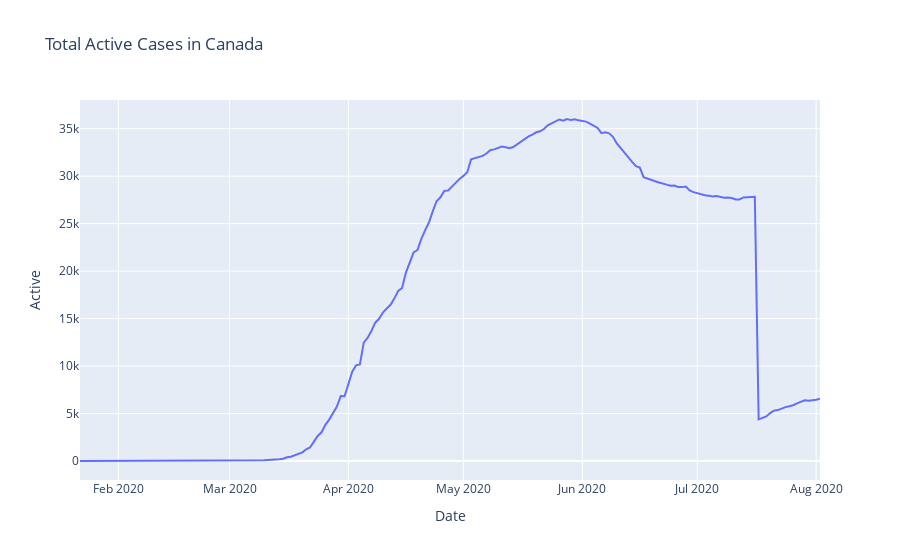

Write notebook code for a chart like this one.
### Code cell
fig = px.line(canada, x="Date", y="Active", title='Total Active Cases in Canada')
fig.show()

### Figure 1 — Plotly figure (JSON) as saved in the notebook; plotly's stock layout.template omitted (floating-point values rounded to 4 significant figures; data arrays with more than 128 entries replaced by an {"elided": "..."} marker saying what was removed)
{"data": [{"hovertemplate": "Date=%{x}<br>Active=%{y}<extra></extra>", "legendgroup": "", "line": {"color": "#636efa", "dash": "solid"}, "mode": "lines", "name": "", "orientation": "v", "showlegend": false, "type": "scatter", "x": {"elided": "194 str values"}, "xaxis": "x", "y": {"elided": "194 int values"}, "yaxis": "y"}], "layout": {"legend": {"tracegroupgap": 0}, "title": {"text": "Total Active Cases in Canada"}, "xaxis": {"anchor": "y", "domain": [0, 1], "title": {"text": "Date"}}, "yaxis": {"anchor": "x", "domain": [0, 1], "title": {"text": "Active"}}}}
